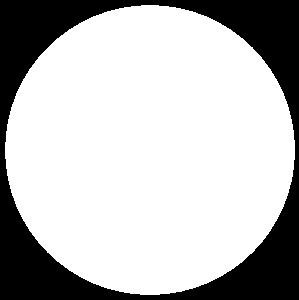
#> input picture Dataset of Clocks Generators/Textures Dataset Generator/Images to create the clocks/circumferencia.png, 299 x 300 px, found by its file name; the run also reads 1 picture not shown here
$ python TexturesDatasetOfCLocksGenerator.py
#> lines starting #> are read from the running program, lines starting #| are printed output that depends on the picture; after the words box and inside, x2 and y2 are one past the last pixel; in counts of white or black regions, pixels touching at a corner belong together; pictures that were not available may be replaced by others from this repository, and a replacement may not be noted
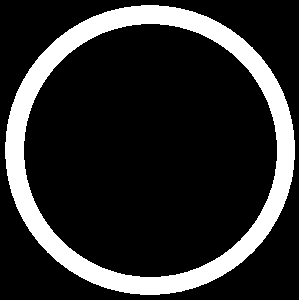
#> input picture Dataset of Clocks Generators/Textures Dataset Generator/Images to create the clocks/voltantCircumferencia.png, 299 x 300 px, found by its file name
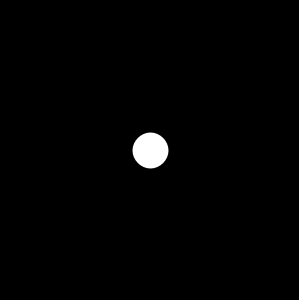
#> input picture Dataset of Clocks Generators/Textures Dataset Generator/Images to create the clocks/puntcentric.png, 299 x 300 px, found by its file name
#> further down, mask_generic is the input picture: PIL image 299x300 RGBA; mean R, G, B, A 187.5, 187.5, 187.5, 255
### Dataset of Clocks Generators/Textures Dataset Generator/pys/auxiliaryFunctions.py
import pandas as pd
import os
import random
import numpy as np
from PIL import Image, ImageOps
from matplotlib import pyplot as plt
import cv2
def nextTime(hora, min, sec):

    # ADD SECONDS
    # sec += 15
    sec += random.randint(15, 45)
    if sec >= 60:
        sec -= 60
        min += 1

    # RECONSTRUCT MINUTES
    if min >= 60:
        min -= 60
        hora += 1

    # RECONSTRUCT HOUR
    if hora >= 12:
        hora -= 12

    return hora, min, sec


def rotate(hora, min, sec, generics):

#> called with hora = 0, min = 0, sec = 42
    dir_tipus_maneta_hores = random.choice(generics["tipus de manetes dhores"])
    hores = Image.open(dir_tipus_maneta_hores).convert('L')
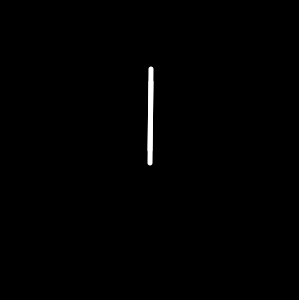
#> input picture Dataset of Clocks Generators/Textures Dataset Generator/Images to create the clocks/tipus de manetes dhores/hores (5th copy).png, 299 x 300 px, found by its file name
    minuts = Image.open("../Images/minuts.png").convert('L')
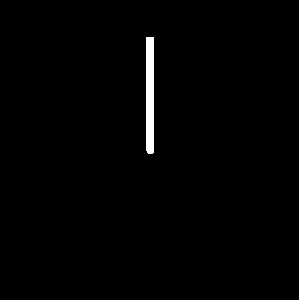
#> input picture Dataset of Clocks Generators/Textures Dataset Generator/Images to create the clocks/minuts.png, 299 x 300 px, found by its file name
#> minuts: PIL image 299x300 L; 1% white; 1 white region, box (x1, y1, x2, y2) and area: (146, 37, 154, 154) 931
    segons = Image.open("../Images/segons.png").convert('L')
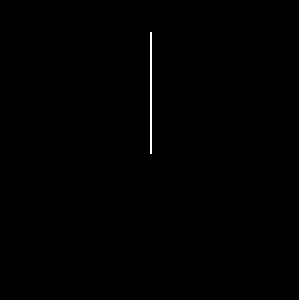
#> input picture Dataset of Clocks Generators/Textures Dataset Generator/Images to create the clocks/segons.png, 299 x 300 px, found by its file name
#> segons: PIL image 299x300 L; 0.27% white in thin lines or dots, all inside (x1, y1, x2, y2) = (150, 32, 152, 154)

    # Calculem l'angle de la hora + rotate
    angle = -hora * 30 + -min * 0.5 + -sec * 0.00833
    black = (0)
    act_hores = hores.rotate(angle, fillcolor=black)

    # Calculem l'angle del minut + rotate
    angle = -min * 6 + -sec * 0.1
    black = (0)
    act_mins = minuts.rotate(angle, fillcolor=black)
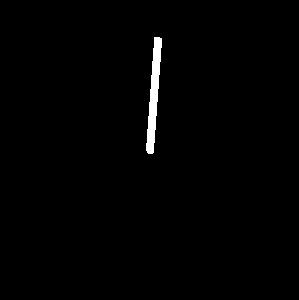
#> act_mins: PIL image 299x300 L; 1% white; 1 white region, box (x1, y1, x2, y2) and area: (146, 37, 162, 154) 931

    # Calculem l'angle dels secs + rotate
    angle = -sec * 6
    black = (0)
    act_segons = segons.rotate(angle, fillcolor=black)
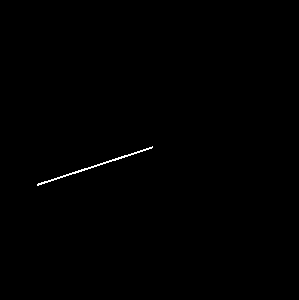
#> act_segons: PIL image 299x300 L; 0.27% white in thin lines or dots, all inside (x1, y1, x2, y2) = (37, 146, 153, 186)

    # Selecionem un background random per la circumferència
    back_clock_dir = random.choice(generics["textures"])
    back_clock = Image.open(back_clock_dir).resize(hores.size)

    # Seleccionem un background random per las manetes
    back_manetes_dir = random.choice(generics["textures"])
    while back_manetes_dir == back_clock_dir:
        back_manetes_dir = random.choice(generics["textures"])

    back_manetes = Image.open(back_manetes_dir).resize(hores.size)


    # Fem els pastes per juntar-ho tot
    clock = generics["circumferencia"].copy()
    clock.paste(back_clock, generics["circumf_mask"])

    if random.randint(0, 2) == 1:
        # Seleccionem un background random per el voltant de la circumferència
        back_voltant_circumf_dir = random.choice(generics["textures"])
        back_voltant_circumf = Image.open(back_voltant_circumf_dir).resize(generics["size"])
        clock.paste(back_voltant_circumf, generics["voltantCircumferencia"])

    clock.paste(back_manetes, act_hores)

    clock.paste(back_manetes, act_mins)

    if random.randint(0, 2) == 1:
        clock.paste(back_manetes, act_segons)

    clock.paste(generics["black_image"], generics["puntcentric"])

    return clock


# [73 lines left out: functions compose_images, openImage, change_pil_to_Cv2, create_a_mask, not called in this run]

### Dataset of Clocks Generators/Textures Dataset Generator/pys/TexturesDatasetOfCLocksGenerator.py
import cv2
import pandas as pd
import auxiliaryFunctions as auxF
import os
import random
from matplotlib import pyplot as plt
import sys
from PIL import Image
'''
 # What size you want the datset to be?
'''
wanted_size = 50000

#HiperParams   !do not touch better!
count = 0


# Get lists of background image paths
backgrounds_dir = os.path.join('../Backgrounds/good_ones')
backgrounds = [os.path.join(backgrounds_dir, file_name) for file_name in os.listdir(backgrounds_dir)]


# Creem els generics
generics = {}
generics["circumferencia"] = Image.open("../Images/circumferencia.png")
generics["voltantCircumferencia"] = Image.open("../Images/voltantCircumferencia.png").convert('L')
generics["size"] = generics["circumferencia"].size
generics["circumf_mask"] = generics["circumferencia"].convert('L')
generics["puntcentric"] = Image.open("../Images/puntcentric.png").convert('L')
color = (0, 0, 0)
generics["black_image"] = Image.new('RGB', generics["size"], color)

# Get lists of textures image paths
textures_dir = os.path.join('../Backgrounds/Textures')
textures = [os.path.join(textures_dir, file_name) for file_name in os.listdir(textures_dir)]
generics["textures"] = textures

# Get lists of textures image paths
tipus_manetes_hores_dir = os.path.join('../Images/tipus de manetes dhores')
tipus_manetes_hores = [os.path.join(tipus_manetes_hores_dir, file_name) for file_name in os.listdir(tipus_manetes_hores_dir)]
generics["tipus de manetes dhores"] = tipus_manetes_hores

mask_generic = Image.open("../Images/generic clock mask.png")


# Inicialitzem el temps
hora = 0
min = 0
sec = 0

first_time = True
while count < wanted_size:

  # Seleccionem la hora, minut i second desitjat
  hora, min, sec = auxF.nextTime(hora, min, sec)

#> (the run stopped early here; a loop or call above may not have finished)
